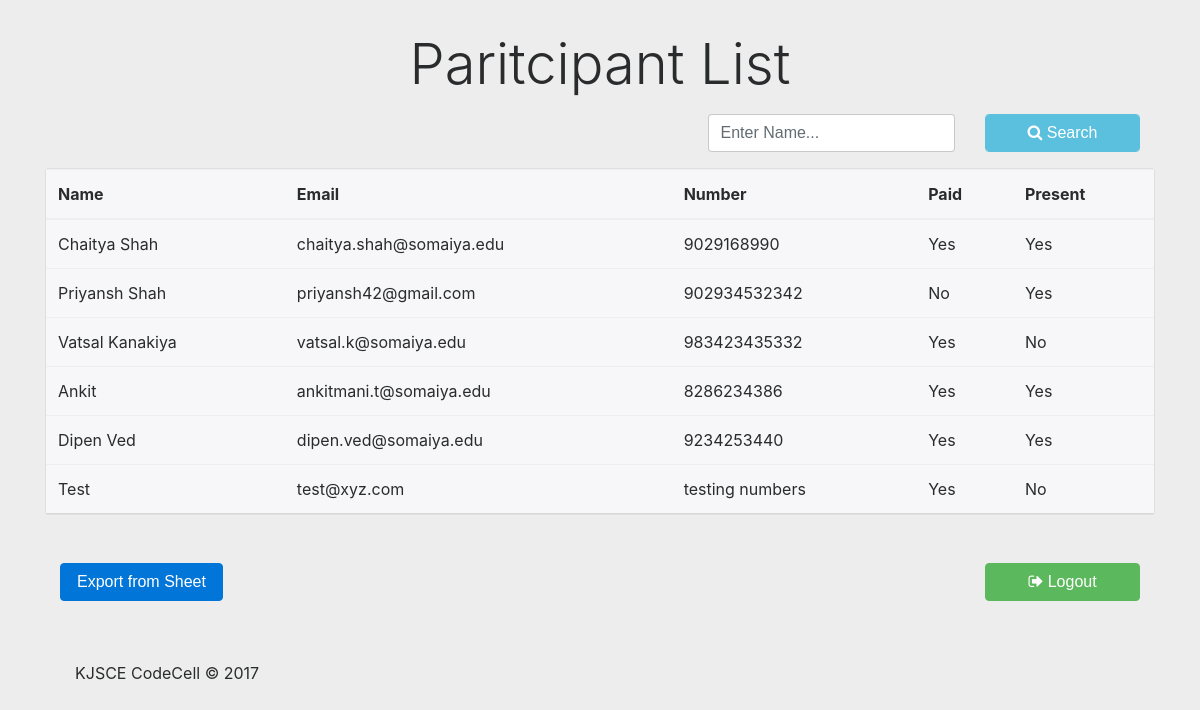
/register/view/ (signed in), run on an earlier commit of the app's database.
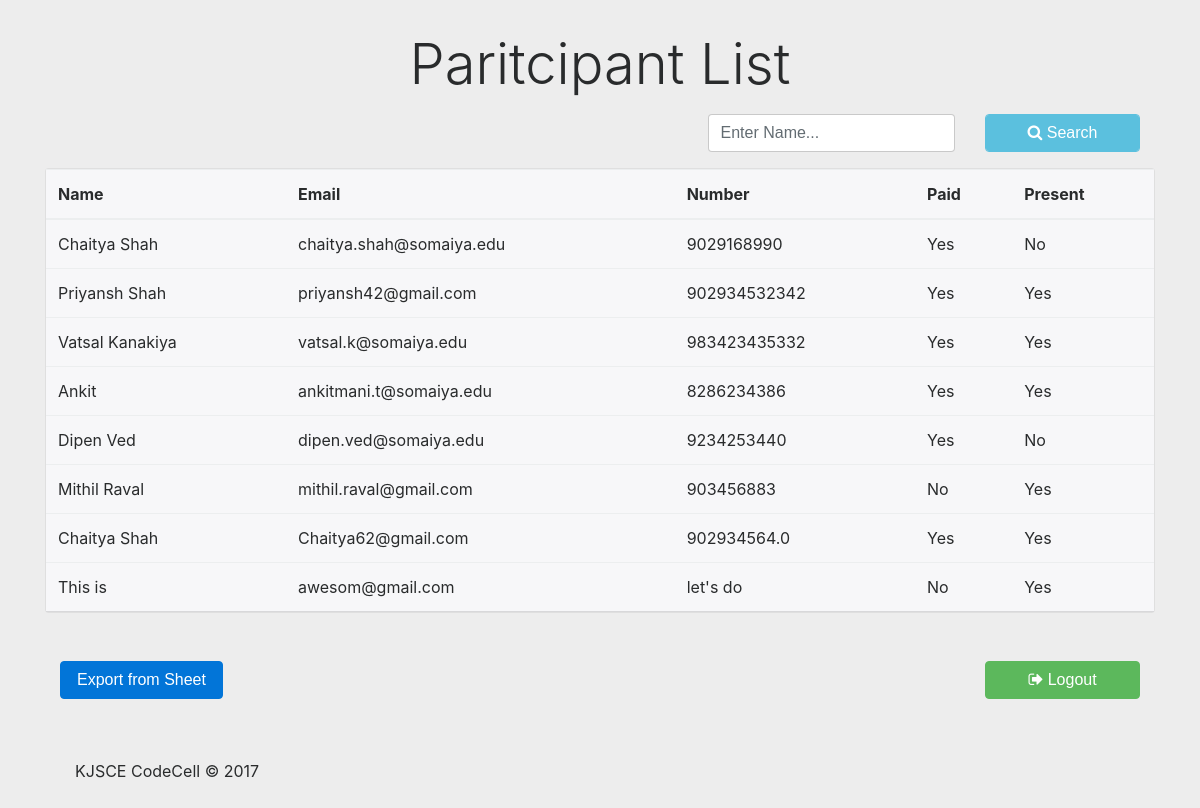
And on a later commit of the database.
### contestReg/models.py (models this page shows, shortened)
class Participant(models.Model):
	name    = models.CharField(max_length = 250)
	email   = models.EmailField(max_length = 250)
	number  = models.CharField(max_length = 15)
	college = models.CharField(max_length = 250)
	paid    = models.BooleanField(default = False)
	present = models.BooleanField(default = False)

### contestReg/views.py (the view)
# urls.py: url(r'view/$',views.view, name='view'),
def view(request):
	data,q = search(request)
	return render(request,'contestReg/mainView.html',
		{"title": "View", "view": True,"data": data,'q':q})

### contestReg/middleWare/auth.py (called while the page is built)
	def __call__(self, request):
		if '/login/' != request.get_full_path():
			print('checking....')
			if request.session.get('logged',False) is not True:
				print('Redirecting .....')
				return HttpResponseRedirect('/login/')
		response = self.get_response(request)
		return response

### contestReg/utils.py (called while the page is built)
def search(request):
	q = request.GET.get('q','')
	q = q.strip()
	if q is not '':
		data = Participant.objects.filter(name__startswith = q);
	else:
		data = Participant.objects.all();
	return data,q

### contestReg/templates/contestReg/mainView.html (shortened to what this page needs)
{% extends "contestReg/index.html" %}
{% block content %}
		<br/>
		<div class="container">
			<h1 class="display-4">Paritcipant List</h1>
		</div>
	<div class="container-fluid">
		<form method="get" action="." class="form">
			<div class="row">
				<div class="col-md-7">
				</div>
				<div class="col-md-3 col-sm-12">
					<div class="form-group">
						<input type="text" name="q" value="{{q}}" class="form-control"  placeholder="Enter Name..." />
					</div>
				</div>
				<div class="col-md-2 col-sm-12">
					<div class="form-group">
						<button class=" form-control btn btn-info btn-block" type="submit" value="search"><span class="fa fa-search"></span> Search</button>
					</div>
				</div>
			</div>
		</form>
	</div>
	<div class="card">
		{% include 'contestReg/mainTable.html' %}
	</div>
	<br/><br />
	<div class="container">
	<div class="row">
		<div class="col-md-10">
			<form action="/register/upload">
			<button type="submit" class="btn btn-primary">
				Export from Sheet
			</button>
		</form>
		</div>
		<div class="col-md-2">
			{% include 'login/logout.html' %}
		</div>
	</div>
</div>
{% endblock %}

### contestReg/templates/contestReg/index.html (shortened to what this page needs)
{% load staticfiles %}
<!DOCTYPE html>
<html lang="en">
<head>
	<link rel="stylesheet" href="{% static 'css/bootstrap.min.css' %}">
	<link rel="stylesheet" href="{% static 'css/font-awesome.min.css' %}">
	<link rel="stylesheet" href="{% static 'css/style.css' %}">
</head>
<body>
	<div class="container">
	{% block content %}
	{% endblock %}
	</div>
	<footer class="footer">
		<div class="container">
			<p class="grey">
			KJSCE CodeCell&nbsp;&copy; 2017
		</p>
		</div>
	</footer>
</body>
</html>

### contestReg/templates/contestReg/mainTable.html (shortened to what this page needs)
<table class="table table-hover card-header">
		<thead class="">
			<tr class="">
				<th>Name</th>
				<th>Email</th>
				<th>Number</th>
				<th>Paid</th>
				<th>Present</th>
			</tr>
		</thead>
		<tbody>
			{% for entry in data %}
				<tr class="form">
					<td >{{entry.name}}</td>
					<td>{{entry.email}}</td>
					<td>{{entry.number}}</td>
					{% if view %}
					<td>{% if entry.paid %} Yes {% else %} No {% endif %}</td>
					<td>{% if entry.present %} Yes {% else %} No {% endif %}</td>
					{% endif %}
				</tr>
			{% endfor %}
		</tbody>
	</table>

### login/templates/login/logout.html
<form action="/logout" method="GET">
	<button type="submit" class="btn btn-success btn-block" value = "Logout" >
		<span class="fa fa-sign-out "></span>  Logout
	</button>
</form>

### contestReg/static/css/style.css (style rules this page uses)
body { background-color: rgba(221,221,221,0.5); }
h1 { padding: 10px; text-align: center; }
.footer { padding: 5%; padding-bottom: 1%; }

What changed in the data, as far as the page shows it:
removed Participant: name "Test", email "test@xyz.com", number "testing numbers", paid "Yes", present "No"
changed Participant "chaitya.shah@somaiya.edu": present "Yes" → "No"
changed Participant "Priyansh Shah": paid "No" → "Yes"
changed Participant "Vatsal Kanakiya": present "No" → "Yes"
changed Participant "Dipen Ved": present "Yes" → "No"
added Participant: name "Mithil Raval", email "mithil.raval@gmail.com", number "903456883", paid "No", present "Yes"
added Participant: name "Chaitya Shah", email "Chaitya62@gmail.com", number "902934564.0", paid "Yes", present "Yes"
added Participant: name "This is", email "awesom@gmail.com", number "let's do", paid "No", present "Yes"
